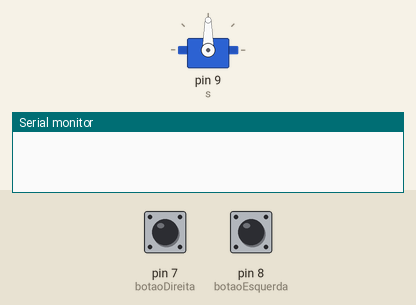
Bench run of a sketch on a simulated Arduino Uno, built with avr-gcc and run on an emulated ATmega328P. On the bench: servo, the last lines printed to the serial monitor. The inputs (shaded band) are chosen by the test bench; at power-on: pin 7 (botaoDireita) HIGH, pin 8 (botaoEsquerda) HIGH.

Above: at 1.2 s.
1.3 s: pin 7 (botaoDireita) pulled LOW for 1 s
At 3.5 s:
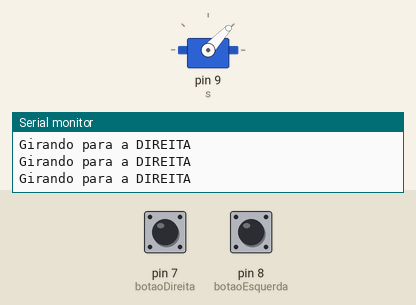
3.8 s: pin 8 (botaoEsquerda) pulled LOW for 3.2 s
At 8.2 s:
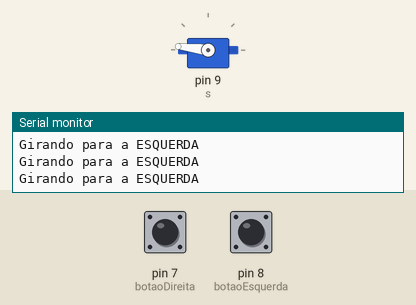
8.5 s: pin 8 (botaoEsquerda) pulled LOW for 0.15 s
At 9.8 s:
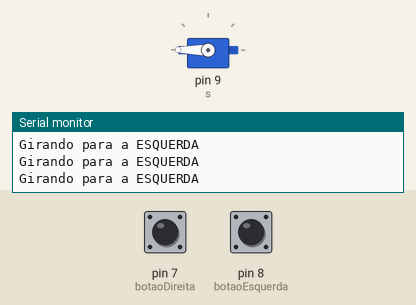
10.1 s: pin 7 (botaoDireita) pulled LOW for 0.15 s
At 11.4 s:
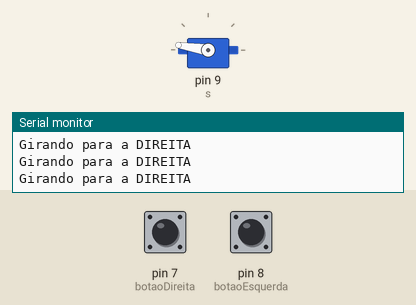
11.7 s: pin 7 (botaoDireita) driven LOW
At 12.16 s:
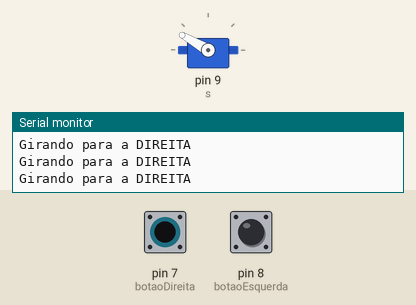
14.7 s: pin 8 (botaoEsquerda) pulled LOW for 1 s
Timing chart, 0 to 18.4 s (numbered marks = the images above; inputs shaded):
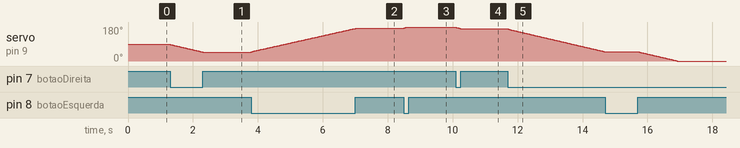

Measured:
- after the input at 1.3 s, servo on pin 9 (s): moves from 90° to 47° over 1.0 s, starting at once
- after the input at 3.8 s, servo on pin 9 (s): moves from 47° to 173° over 3.2 s, starting at once
- after the input at 8.5 s, servo on pin 9 (s): 173° → 180° at once
- after the input at 10.1 s, servo on pin 9 (s): 180° → 171° at once
- after the input at 11.7 s, servo on pin 9 (s): moves from 171° to 49° over 3.0 s, starting at once

The sketch:

servoMotorDoisBotao.ino
```cpp
#include <Servo.h>

const int botaoEsquerda = 8;
const int botaoDireita  = 7;

Servo s;

int posicao = 90; //POS INICIAL

void setup() {
  pinMode(botaoEsquerda, INPUT_PULLUP);
  pinMode(botaoDireita, INPUT_PULLUP);

  s.attach(9);
  s.write(posicao);

  Serial.begin(9600);
}

void loop() {
  if (digitalRead(botaoEsquerda) == LOW) {
    Serial.println("Girando para a ESQUERDA");
    if(posicao < 180){
      posicao += 1;
      s.write(posicao);
    }
  }

  if (digitalRead(botaoDireita) == LOW) {
    Serial.println("Girando para a DIREITA");
    if(posicao > 0){
      posicao -= 1;
      s.write(posicao);
    }
  }
}
```
